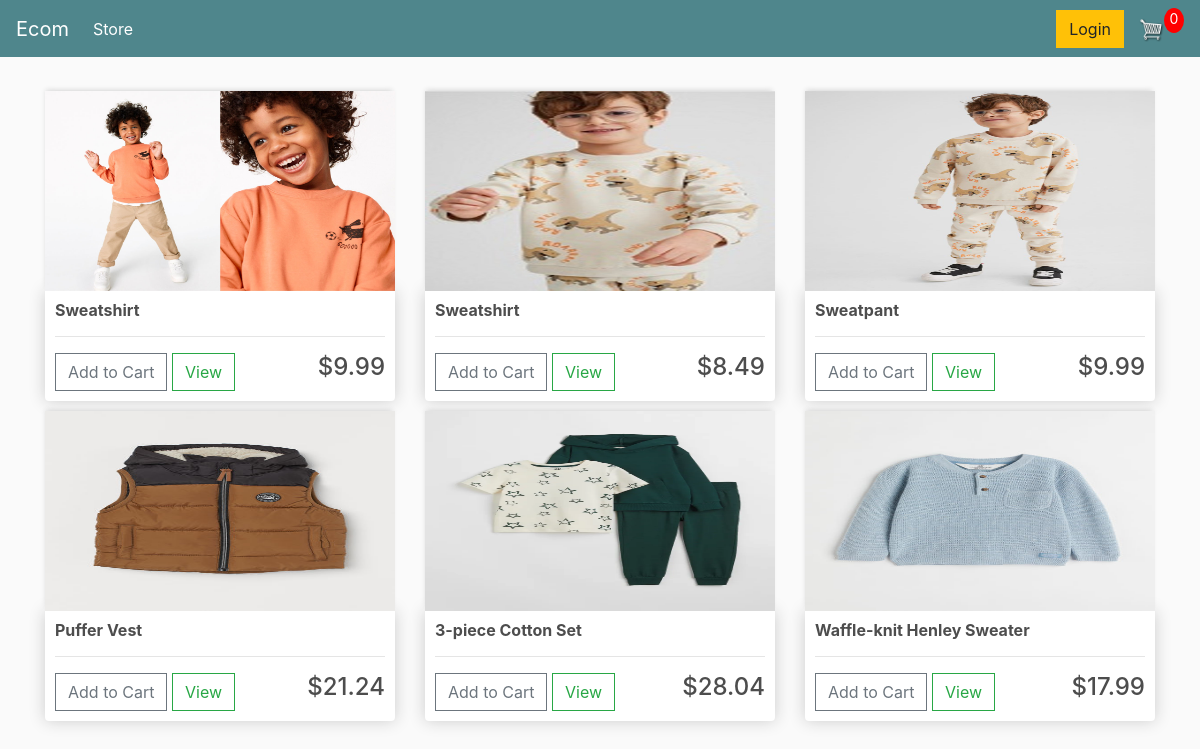
The page / on the database its author committed.
### store/models.py (models this page shows, shortened)
class Product(models.Model):
    name = models.CharField(max_length=200, null=True)
    price = models.FloatField()
    digital = models.BooleanField(default=False, null=True, blank=False)
    image = models.ImageField(null=True, blank=True)
    @property
    def imageURL(self):
        try:
            url = self.image.url
        except:
            url = ''
        return url

### store/views.py (the view)
# urls.py: path('',include('store.urls')),
def store(request):
     products = Product.objects.all()
     context = {'products' :products}
     return render(request, 'store/store.html', context)

### store/templates/store/store.html
{% extends 'store/main.html' %}
{% load static %}
{% block content %}
	<div class="row">
		{% for product in products %}
		<div class="col-lg-4">
          <img class="thumbnail" src="{{product.imageURL}}">
          <div class="box-element product">
               <h6><strong>{{product.name}}</strong></h6>
               <hr>
			   <button class="btn btn-outline-secondary add-btn">Add to Cart</button>
			   <a class="btn btn-outline-success" href="#">View</a>
			   <h4 style="display: inline-block;float: right">
				${{product.price|floatformat:2}}</h4>
			</div>
		</div>
		{%  endfor %}
	</div>
{% endblock content %}

### store/templates/store/main.html (shortened to what this page needs)
<!DOCTYPE html>
{% load static %}
<html>
<head>
	<link rel="stylesheet" href="https://stackpath.bootstrapcdn.com/bootstrap/4.4.1/css/bootstrap.min.css">
	<link rel="stylesheet" type="text/css" href="{% static 'css/main.css' %}">
</head>
<body>
    <nav class="navbar navbar-expand-lg navbar-dark bg-dark">
        <a class="navbar-brand" href="{% url 'store' %}">Ecom</a>
        <div class="collapse navbar-collapse" id="navbarSupportedContent">
          <ul class="navbar-nav mr-auto">
            <li class="nav-item active">
              <a class="nav-link" href="{% url 'store' %}">Store <span class="sr-only">(current)</span></a>
            </li>
          </ul>
            <div class="form-inline my-2 my-lg-0">
              <a href="#"class="btn btn-warning">Login</a>
              <a href="{% url 'cart' %}">
              <img  id="cart-icon" src="{% static 'images/cart.png'  %}">
              </a>
              <p id="cart-total">0</p>
          </div>
        </div>
      </nav>
         <div class="container">
                <br>
                {% block content %}
                 {% endblock content %}
         </div>
</body>
</html>

### static/css/main.css (style rules this page uses)
body { background-color: hsl(0, 0%, 98%); }
h1,h2,h3,h4,h5,h6 { color:hsl(0, 0%, 30%); }
.box-element { box-shadow:hsl(0, 0%, 80%) 0 0 16px; background-color: #fff; border-radius: 4px; padding: 10px; }
.thumbnail { width: 100%; height: 200px; -webkit-box-shadow: -1px -3px 5px -2px rgba(214,214,214,1); -moz-box-shadow: -1px -3px 5px -2px rgba(214,214,214,1); box-shadow: -1px -3px 5px -2px rgba(214,214,214,1); }
.product { border-radius: 0 0 4px 4px; }
.bg-dark { background-color: #4f868c!important; }
#cart-icon { width:25px; display: inline-block; margin-left: 15px; }
#cart-total { display: block; text-align: center; color:#fff; background-color: red; width: 20px; height: 25px; border-radius: 50%; font-size: 14px; }
.col-lg-4, .col-lg-6, .col-lg-8, .col-lg-12 { margin-top: 10px; }
.btn { border-radius: 0; }

### rows shown on the page
Product: imageURL (picture), name "Sweatshirt", price "9.99"
Product: imageURL (picture), name "Sweatshirt", price "8.49"
Product: imageURL (picture), name "Sweatpant", price "9.99"
Product: imageURL (picture), name "Puffer Vest", price "21.24"
Product: imageURL (picture), name "3-piece Cotton Set", price "28.04"
Product: imageURL (picture), name "Waffle-knit Henley Sweater", price "17.99"
